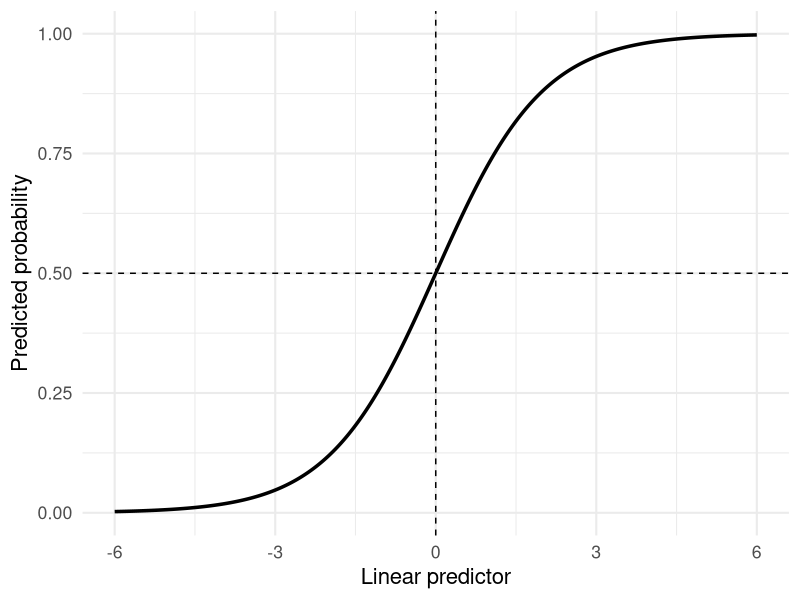

Reproduce this figure in R.
## ---- chunk 1
#| echo: false
#| warning: false
#| message: false

library(ggplot2)

eta <- seq(-6, 6, length.out = 500)

dat <- data.frame(
  eta = eta,
  p = plogis(eta)
)

ggplot(dat, aes(x = eta, y = p)) +
  geom_line(linewidth = 1.2) +
  geom_vline(xintercept = 0, linetype = "dashed") +
  geom_hline(yintercept = 0.5, linetype = "dashed") +
  labs(
    x = "Linear predictor",
    y = "Predicted probability"
  ) +
  theme_minimal(base_size = 16)
